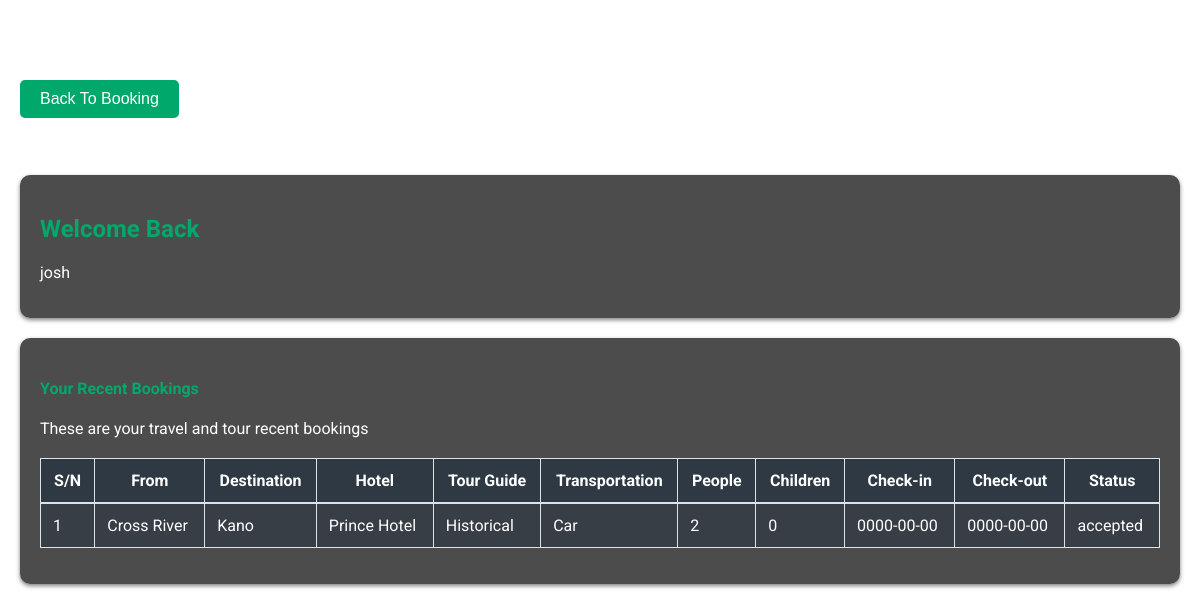
/udashboard.php (signed in), run on the app's committed database.
### tables this page shows
CREATE TABLE `bookings` (
  `id` int(11) NOT NULL,
  `user_id` int(11) NOT NULL,
  `user_email` varchar(255) NOT NULL,
  `user_name` varchar(255) NOT NULL,
  `from` varchar(255) NOT NULL,
  `destination` varchar(255) NOT NULL,
  `hotels` varchar(255) NOT NULL,
  `tourist_centers` text DEFAULT NULL,
  `tour_guide_preferences` text NOT NULL,
  `suggested_tour_guide` varchar(255) NOT NULL,
  `transportation` varchar(50) NOT NULL,
  `num_people` int(11) NOT NULL,
  `children` tinyint(1) NOT NULL,
  `checkin` date NOT NULL,
  `checkout` date NOT NULL,
  `created_at` timestamp NOT NULL DEFAULT current_timestamp(),
  `status` varchar(20) DEFAULT 'pending'
);

### udashboard.php (the view, shortened to what this page needs)
<!doctype html>
<html lang="en">
<head>
</head>
<body>
    <div class="container" style="padding-top: 80px;">
        <a href="booking.php"><button>Back To Booking</button></a>
        <br><br><br><br>
        <div class="row">
            <div class="col-lg-4">
                <div class="welcome-box">
                    <h2>Welcome Back</h2>
                    <p><?php echo $_SESSION['user_name']; ?></p>
                </div>
            </div>
            <div class="col-lg-8">
                <div class="dashboard-box">
                    <h4>Your Recent Bookings</h4>
                    <p>These are your travel and tour recent bookings</p>
                    <?php
                    include 'connection.php';
                    $sql = "SELECT * FROM bookings WHERE user_id = ? ORDER BY id DESC";
                    $stmt = $conn->prepare($sql);
                    $stmt->bind_param("i", $_SESSION['user_id']);
                    $stmt->execute();
                    $result = $stmt->get_result();
                    ?>
                    <div class="table-responsive">
                        <table class="table table-striped table-hover">
                            <thead>
                                <tr>
                                    <th>S/N</th>
                                    <th>From</th>
                                    <th>Destination</th>
                                    <th>Hotel</th>
                                    <th>Tour Guide</th>
                                    <th>Transportation</th>
                                    <th>People</th>
                                    <th>Children</th>
                                    <th>Check-in</th>
                                    <th>Check-out</th>
                                    <th>Status</th>
                                </tr>
                            </thead>
                            <tbody>
                                <?php
                                if ($result->num_rows > 0) {
                                    $sn = 1;
                                    while ($row = $result->fetch_assoc()) {
                                        echo "<tr>";
                                        echo "<td>{$sn}</td>";
                                        echo "<td>{$row['from']}</td>";
                                        echo "<td>{$row['destination']}</td>";
                                        echo "<td>{$row['hotels']}</td>";
                                        echo "<td>{$row['tour_guide_preferences']}</td>";
                                        echo "<td>{$row['transportation']}</td>";
                                        echo "<td>{$row['num_people']}</td>";
                                        echo "<td>{$row['children']}</td>";
                                        echo "<td>{$row['checkin']}</td>";
                                        echo "<td>{$row['checkout']}</td>";
                                        echo "<td>{$row['status']}</td>";
                                        echo "</tr>";
                                        $sn++;
                                    }
                                } else {
                                    echo "<tr><td colspan='11'>No bookings found</td></tr>";
                                }
                                ?>
                            </tbody>
                        </table>
                    </div>
                </div>
            </div>
        </div>
    </div>
</body>
</html>

### udashboard.php (style rules this page uses)
body { font-family: 'Roboto', sans-serif; margin: 0; padding: 0; background: url('path_to_your_background_image.jpg') no-repeat center center fixed; background-size: cover; color: #fff; }
.container { max-width: 1200px; margin: 0 auto; padding: 20px; }
.welcome-box, .dashboard-box { background-color: rgba(0, 0, 0, 0.7); padding: 20px; border-radius: 10px; margin-bottom: 20px; box-shadow: 0 2px 4px rgba(0, 0, 0, 0.5); }
.welcome-box h2, .dashboard-box h4 { color: #00a86b; }
.table-responsive { margin-top: 20px; }
.table { width: 100%; margin-bottom: 1rem; color: #fff; border-collapse: collapse; }
.table th, .table td { padding: 0.75rem; vertical-align: top; border: 1px solid #dee2e6; }
.table thead th { vertical-align: bottom; border-bottom: 2px solid #dee2e6; background-color: rgba(34, 49, 63, 0.7); }
.table-striped tbody tr:nth-of-type(odd) { background-color: rgba(34, 49, 63, 0.5); }
button { background-color: #00a86b; color: #fff; padding: 10px 20px; border: none; border-radius: 5px; cursor: pointer; font-size: 16px; }

### data on the page
bookings: from "Cross River", destination "Kano", hotels "Prince Hotel", tour_guide_preferences "Historical", transportation "Car", num_people "2", children "0", checkin "0000-00-00", checkout "0000-00-00", status "accepted"

### other printed values
$_SESSION['user_name'] "josh"
